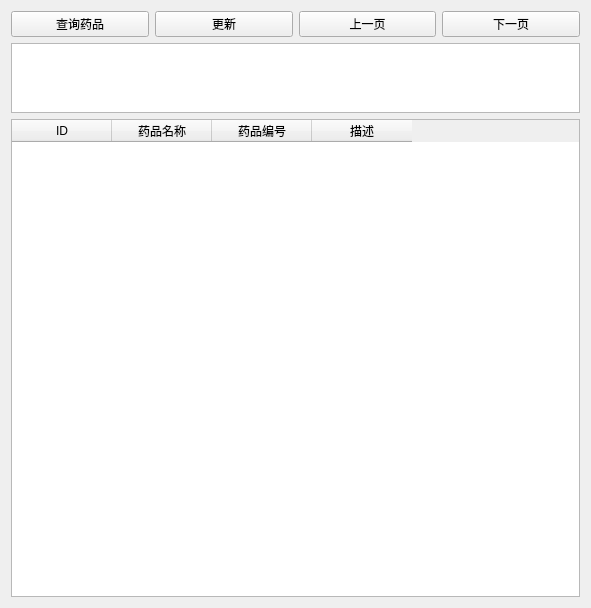
<?xml version="1.0" encoding="UTF-8"?>
<ui version="4.0">
 <class>Form</class>
 <widget class="QWidget" name="Form">
  <property name="geometry">
   <rect>
    <x>0</x>
    <y>0</y>
    <width>591</width>
    <height>608</height>
   </rect>
  </property>
  <property name="windowTitle">
   <string>药品查询</string>
  </property>
  <property name="styleSheet">
   <string notr="true"/>
  </property>
  <layout class="QVBoxLayout" name="verticalLayout_2">
   <item>
    <layout class="QVBoxLayout" name="verticalLayout" stretch="1,1,18">
     <item>
      <layout class="QHBoxLayout" name="horizontalLayout" stretch="1,1,1,1">
       <item>
        <widget class="QPushButton" name="buttoncheck">
         <property name="styleSheet">
          <string notr="true"/>
         </property>
         <property name="text">
          <string>查询药品</string>
         </property>
        </widget>
       </item>
       <item>
        <widget class="QPushButton" name="buttonchange">
         <property name="text">
          <string>更新</string>
         </property>
        </widget>
       </item>
       <item>
        <widget class="QPushButton" name="button_pre">
         <property name="text">
          <string>上一页</string>
         </property>
        </widget>
       </item>
       <item>
        <widget class="QPushButton" name="button_next">
         <property name="text">
          <string>下一页</string>
         </property>
        </widget>
       </item>
      </layout>
     </item>
     <item>
      <widget class="QTextEdit" name="text"/>
     </item>
     <item>
      <widget class="QTableWidget" name="tablemedicines">
       <property name="autoFillBackground">
        <bool>true</bool>
       </property>
       <column>
        <property name="text">
         <string>ID</string>
        </property>
       </column>
       <column>
        <property name="text">
         <string>药品名称</string>
        </property>
       </column>
       <column>
        <property name="text">
         <string>药品编号</string>
        </property>
       </column>
       <column>
        <property name="text">
         <string>描述</string>
        </property>
       </column>
      </widget>
     </item>
    </layout>
   </item>
  </layout>
 </widget>
 <resources/>
 <connections/>
</ui>
